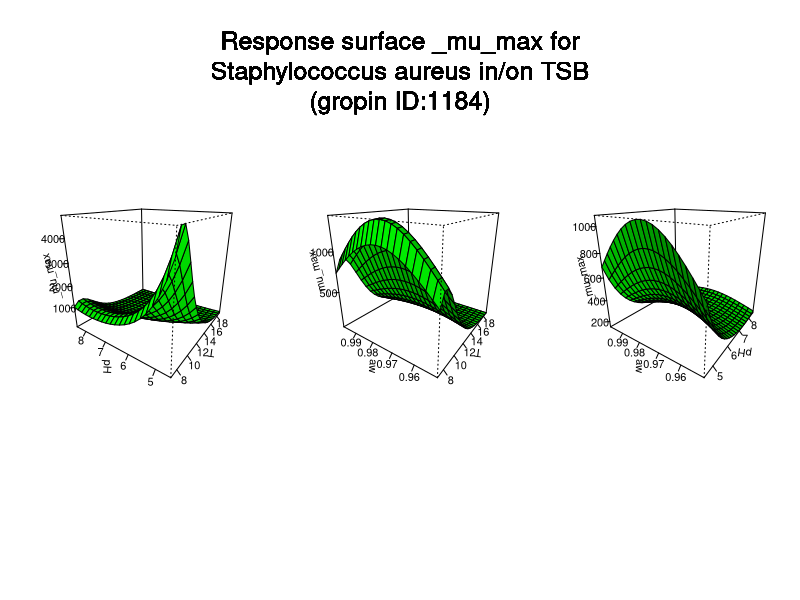

Recreate this plot in R.
#############################
# start of Parameter script
#############################
T <- seq(7.007,18.981018981019,length.out=21)
pH <- seq(4.5045,8.49150849150849,length.out=21)
aw <- seq(0.95095,0.998001998001998,length.out=21)
#############################
# end of Parameter script
#############################
############################# 
# start of Model script Gropin ID 1184 
#############################
 
# constant coefficients for this model
 
variables <- data.frame(T,pH,aw)
argumentsPar <- expand.grid(variables)
 
# heart of the model
response_surface <- function(T,pH,aw) {
   mumax <-1/exp(788.06+((-184.72)/T)+(730.73/(T*T))+(-1626.1)*aw+834.01*aw*aw+2.439*pH+(-0.161)*pH*pH)

return(mumax=mumax)
} 

# output parameters
responseSurface <- cbind(argumentsPar,response_surface(argumentsPar['T'],argumentsPar['pH'],argumentsPar['aw']))
colnames(responseSurface) <- c(colnames(argumentsPar),'mumax')
#############################
# End of Model script
#############################
############################# 
# start of Visualisation script Gropin ID 1184 
#############################
argPar1 <- expand.grid(T,pH)
argPar2 <- expand.grid(T,aw)
argPar3 <- expand.grid(pH,aw)
z1 <- matrix(unlist(response_surface(argPar1[1],argPar1[2],aw[10])),nrow=21)
z2 <- matrix(unlist(response_surface(argPar2[1],pH[10],argPar2[2])),nrow=21)
z3 <- matrix(unlist(response_surface(T[10],argPar3[1],argPar3[2])),nrow=21)
par(mfrow = c(1,3))
persp(T,pH,z1,col = 'green',xlab='T',ylab='pH',zlab='_mu_max',theta=305,phi=20,shade=0.25,ticktype = 'detailed')
persp(T,aw,z2,col = 'green',xlab='T',ylab='aw',zlab='_mu_max',theta=305,phi=20,shade=0.25,ticktype = 'detailed')
persp(pH,aw,z3,col = 'green',xlab='pH',ylab='aw',zlab='_mu_max',theta=305,phi=20,shade=0.25,ticktype = 'detailed')
mtext('Response surface _mu_max for
Staphylococcus aureus in/on TSB
(gropin ID:1184)',outer=T,  cex=1.5, line=-8.5, side=3)
#############################
# End of Visualisation script
#############################
